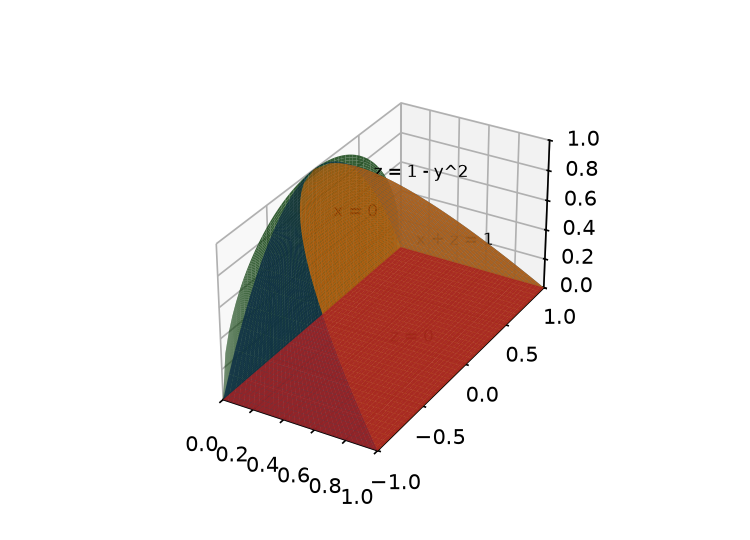

Here is the Python script that generated this plot:
import matplotlib; matplotlib.use("Agg")
import matplotlib.pyplot as plt, numpy as np
from mpl_toolkits.mplot3d import proj3d
fig, ax = plt.subplots(subplot_kw={"projection": "3d"}, figsize=(5, 3.6), dpi=150)
c = plt.get_cmap("tab10")
Yc, Xc = np.meshgrid(np.linspace(-1, 1, 60), np.linspace(0, 1, 60))
ax.plot_surface(Xc * Yc**2, Yc, 1 - Yc**2, color=c(0), alpha=0.85)
T, Yp = np.meshgrid(np.linspace(0, 1, 50), np.linspace(-1, 1, 50))
ax.plot_surface(1 - T, Yp * np.sqrt(np.clip(1 - T, 0, None)), T, color=c(1), alpha=0.85)
Y0, W0 = np.meshgrid(np.linspace(-1, 1, 50), np.linspace(0, 1, 50))
ax.plot_surface(np.zeros_like(Y0), Y0, W0 * np.sqrt(np.clip(1 - Y0**2, 0, None)), color=c(2), alpha=0.85)
Xb, Yb = np.meshgrid(np.linspace(0, 1, 40), np.linspace(-1, 1, 40))
ax.plot_surface(Xb, Yb, np.zeros_like(Xb), color=c(3), alpha=0.85)
ax.set_xlim(0, 1); ax.set_ylim(-1, 1); ax.set_zlim(0, 1)
ax.set_box_aspect((1, 2, 1))
fig.canvas.draw()
def put(p, s):
    px, py, pz = proj3d.proj_transform(p[0], p[1], p[2], ax.get_proj())
    dx, dy = ax.transData.transform((px, py))
    fx = (dx - ax.bbox.x0) / (ax.bbox.x1 - ax.bbox.x0)
    fy = (dy - ax.bbox.y0) / (ax.bbox.y1 - ax.bbox.y0)
    return ax.text2D(fx, fy, s, transform=ax.transAxes, fontsize=8)
put((0.1, 0.5, 0.75), "z = 1 - y^2")
put((0.5, 0.3, 0.5), "x + z = 1")
put((0.0, 0.2, 0.6), "x = 0")
put((0.5, 0.0, 0.0), "z = 0")
fig.canvas.draw()
renderer = fig.canvas.get_renderer()
for a in list(ax.texts) + ([ax.get_legend()] if ax.get_legend() else []):
    box = a.get_window_extent(renderer)
    name = a.get_text() if hasattr(a, "get_text") else "legend"
    assert ax.bbox.x0 - 1 <= box.x0 and box.x1 <= ax.bbox.x1 + 1, name
    assert ax.bbox.y0 - 1 <= box.y0 and box.y1 <= ax.bbox.y1 + 1, name
fig.savefig("calculus-15.7.40/solution/part1_figure1.png", dpi=150)
